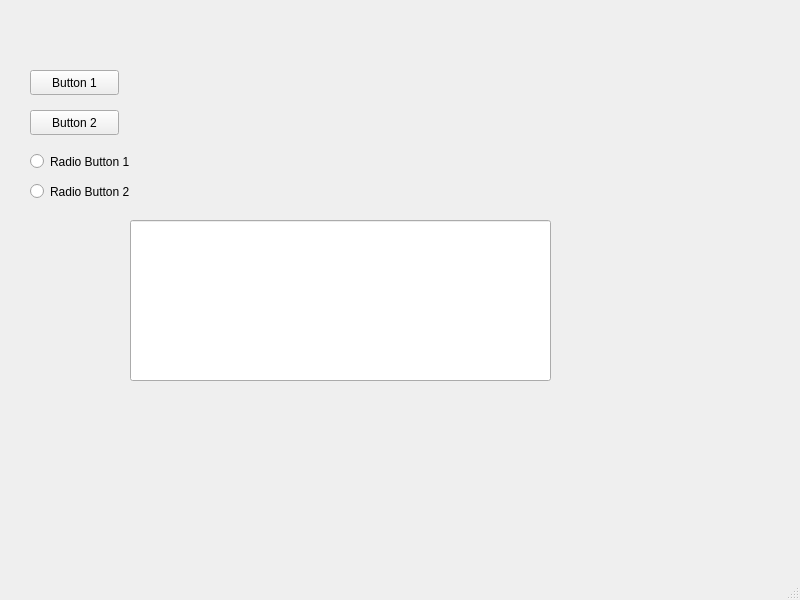
<?xml version="1.0" encoding="UTF-8"?>
<ui version="4.0">
 <class>MainWindow</class>
 <widget class="QMainWindow" name="MainWindow">
  <property name="geometry">
   <rect>
    <x>0</x>
    <y>0</y>
    <width>800</width>
    <height>600</height>
   </rect>
  </property>
  <property name="windowTitle">
   <string>MainWindow</string>
  </property>
  <widget class="QWidget" name="centralwidget">
   <widget class="QLineEdit" name="lineEdit">
    <property name="geometry">
     <rect>
      <x>130</x>
      <y>220</y>
      <width>421</width>
      <height>161</height>
     </rect>
    </property>
   </widget>
   <widget class="QPushButton" name="pushButton">
    <property name="geometry">
     <rect>
      <x>30</x>
      <y>70</y>
      <width>89</width>
      <height>25</height>
     </rect>
    </property>
    <property name="toolTip">
     <string>&lt;html&gt;&lt;head/&gt;&lt;body&gt;&lt;p&gt;This is a tooltip for button 1!&lt;/p&gt;&lt;/body&gt;&lt;/html&gt;</string>
    </property>
    <property name="text">
     <string>Button 1</string>
    </property>
   </widget>
   <widget class="QPushButton" name="pushButton_2">
    <property name="geometry">
     <rect>
      <x>30</x>
      <y>110</y>
      <width>89</width>
      <height>25</height>
     </rect>
    </property>
    <property name="toolTip">
     <string>&lt;html&gt;&lt;head/&gt;&lt;body&gt;&lt;p&gt;This is a tooltip for button 2!&lt;/p&gt;&lt;/body&gt;&lt;/html&gt;</string>
    </property>
    <property name="text">
     <string>Button 2</string>
    </property>
   </widget>
   <widget class="QRadioButton" name="radioButton">
    <property name="geometry">
     <rect>
      <x>30</x>
      <y>150</y>
      <width>211</width>
      <height>23</height>
     </rect>
    </property>
    <property name="text">
     <string>Radio Button 1</string>
    </property>
   </widget>
   <widget class="QRadioButton" name="radioButton_2">
    <property name="geometry">
     <rect>
      <x>30</x>
      <y>180</y>
      <width>151</width>
      <height>23</height>
     </rect>
    </property>
    <property name="text">
     <string>Radio Button 2</string>
    </property>
   </widget>
  </widget>
  <widget class="QMenuBar" name="menubar">
   <property name="geometry">
    <rect>
     <x>0</x>
     <y>0</y>
     <width>800</width>
     <height>22</height>
    </rect>
   </property>
  </widget>
  <widget class="QStatusBar" name="statusbar"/>
 </widget>
 <resources/>
 <connections/>
</ui>
